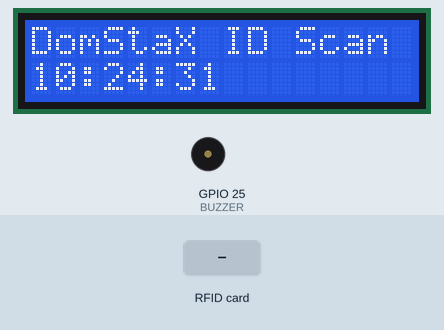
Recording of a sketch running on a simulated ESP32. On the bench: 16×2 character LCD, buzzer (waves = sounding, pin HIGH). The test bench sets the inputs (shaded band). The local clock reads 2024-03-15 10:24:30 at power-on unless the sketch sets it; what the sketch prints to the serial monitor is not drawn.

Above: at 1.6 s.
1.7 s: RFID card 5E 7A 19 C4 held to the reader
At 1.85 s:
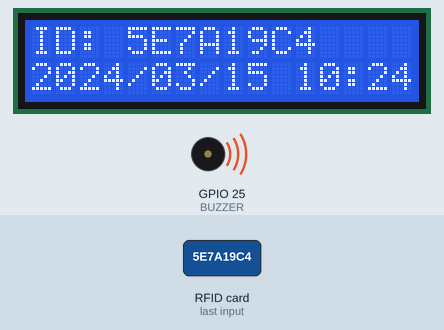
At 2.9 s:
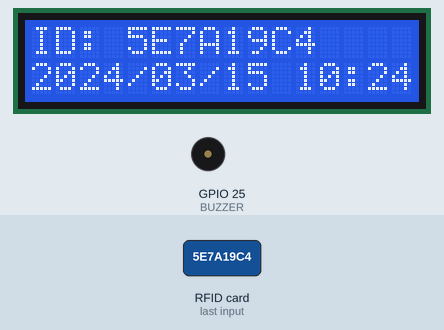
Timing chart, 0 to 4.7 s (numbered marks = the images above; inputs shaded):
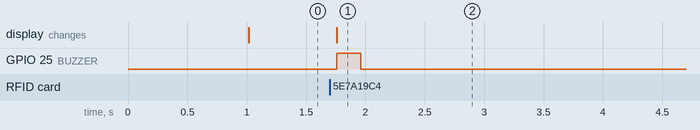

Measured:
- after the input at 1.7 s, GPIO 25 (BUZZER): LOW → HIGH after 0.06 s, → LOW 0.20 s later; the display: changes after 0.06 s (image 1)

The sketch:

32_MFRC522_DS3231_LCD_Buzzer_Cant-Test-Wifi-Due-To-Low-Power.ino
```cpp
#include <SPI.h>
#include <MFRC522.h>
#include <Wire.h>
#include "RTClib.h"
#include <LiquidCrystal_I2C.h>

// --------- RFID SETTINGS ----------
#define SS_PIN 5
#define RST_PIN 4
MFRC522 rfid(SS_PIN, RST_PIN);

// --------- RTC ----------
RTC_DS3231 rtc;

// --------- LCD ----------
LiquidCrystal_I2C lcd(0x27, 16, 2);

// --------- Buzzer ----------
#define BUZZER 25

unsigned long lastUpdate = 0; // For 1-second clock updates

// --------- SETUP ----------
void setup() {
  Serial.begin(115200);

  // Initialize RFID
  SPI.begin();
  rfid.PCD_Init();

  // Initialize RTC
  Wire.begin(21, 22);
  if (!rtc.begin()) {
    Serial.println("RTC NOT FOUND");
    while (1);
  }
  if (rtc.lostPower()) {
    Serial.println("RTC lost power, adjusting time...");
    rtc.adjust(DateTime(F(__DATE__), F(__TIME__)));
  }

  // Initialize LCD
  lcd.init();
  lcd.backlight();

  // Initialize Buzzer
  pinMode(BUZZER, OUTPUT);
  digitalWrite(BUZZER, LOW);

  // Static top line
  lcd.setCursor(0, 0);
  lcd.print("DomStaX ID Scan");
}

// Function to update live clock without clearing LCD
void updateClock() {
  unsigned long currentMillis = millis();
  if (currentMillis - lastUpdate >= 1000) { // update every 1 second
    lastUpdate = currentMillis;

    DateTime now = rtc.now();
    lcd.setCursor(0, 1);
    char line[17];
    sprintf(line, "%02d:%02d:%02d", now.hour(), now.minute(), now.second());
    lcd.print(line);
  }
}

// --------- LOOP ----------
void loop() {
  // Update live clock while waiting for a card
  updateClock();

  // Check for new RFID card
  if (rfid.PICC_IsNewCardPresent() && rfid.PICC_ReadCardSerial()) {
    // Read UID
    String uid = "";
    for (byte i = 0; i < rfid.uid.size; i++) {
      if (rfid.uid.uidByte[i] < 0x10) uid += "0";
      uid += String(rfid.uid.uidByte[i], HEX);
    }
    uid.toUpperCase();
    Serial.println("Card UID: " + uid);

    // Get timestamp
    DateTime now = rtc.now();
    char timestamp[20];
    sprintf(timestamp, "%04d/%02d/%02d %02d:%02d:%02d",
            now.year(), now.month(), now.day(),
            now.hour(), now.minute(), now.second());
    Serial.println("Timestamp: " + String(timestamp));

    // Display UID and timestamp
    lcd.clear();
    lcd.setCursor(0, 0);
    lcd.print("ID: " + uid);
    lcd.setCursor(0, 1);
    lcd.print(timestamp);

    // Buzzer beep
    digitalWrite(BUZZER, HIGH);
    delay(200);
    digitalWrite(BUZZER, LOW);

    // Wait 4 seconds before returning to live display
    delay(4000);

    // Reset screen (top line static)
    lcd.clear();
    lcd.setCursor(0, 0);
    lcd.print("DomStaX ID Scan");

    // Immediately show live clock
    DateTime resetNow = rtc.now();
    lcd.setCursor(0, 1);
    char line[17];
    sprintf(line, "%02d:%02d:%02d", resetNow.hour(), resetNow.minute(), resetNow.second());
    lcd.print(line);
  }

  rfid.PICC_HaltA();
}
```
